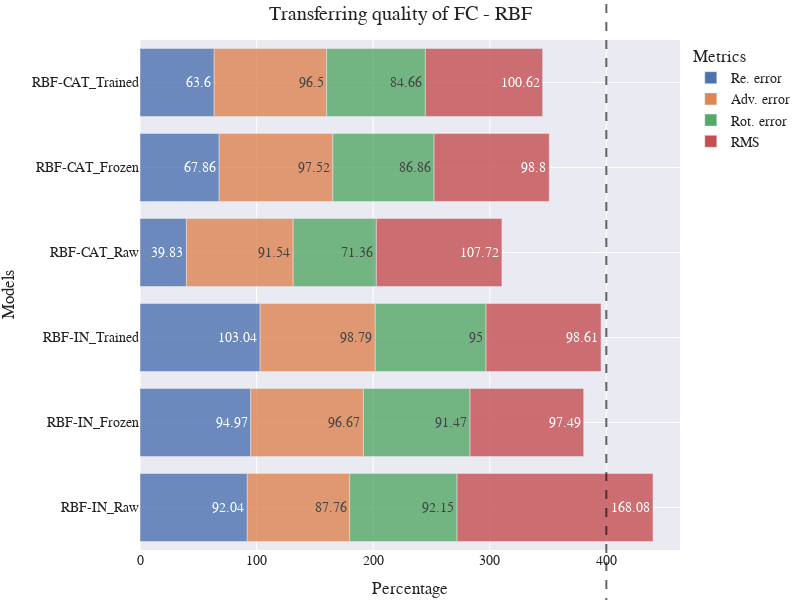

Notebook source saved alongside this figure:
### Code cell
file_name = "RBF_RAW_F_T"
keys = list(comp_df_in.keys())
x = ["RBF-IN_" + k for k in keys for i in range(4)] + ["RBF-CAT_" + k for k in keys for i in range(4)]
y = []
for k in keys:
    y += [comp_df_in[k][metric][0][0] for metric in METRICS]
for k in keys:
    y += [comp_df_cat[k][metric][0][0] for metric in METRICS]

df_formatted = dict(Models=x, Percentage=y, Metrics=METRICS_RENAME*len(keys)*2)
fig = plot_bar(results=df_formatted, title="Transferring quality of FC - RBF", vertical=True,
        width=800, height=600, add_hline=True, annotation_text="")
save_plot(fig, "img/trans/"+file_name+".svg")
fig.show()

### Figure 1 — Plotly figure (JSON) as saved in the notebook; plotly's stock layout.template omitted (floating-point values rounded to 4 significant figures)
{"data": [{"alignmentgroup": "True", "hovertemplate": "Metrics=Re. error<br>Percentage=%{text}<br>Models=%{y}<extra></extra>", "legendgroup": "Re. error", "marker": {"color": "rgb(76,114,176)", "opacity": 0.8, "pattern": {"shape": ""}}, "name": "Re. error", "offsetgroup": "Re. error", "orientation": "h", "showlegend": true, "text": [92.04, 94.97, 103.0, 39.83, 67.86, 63.6], "textposition": "auto", "type": "bar", "x": [92.04, 94.97, 103.0, 39.83, 67.86, 63.6], "xaxis": "x", "y": ["RBF-IN_Raw", "RBF-IN_Frozen", "RBF-IN_Trained", "RBF-CAT_Raw", "RBF-CAT_Frozen", "RBF-CAT_Trained"], "yaxis": "y"}, {"alignmentgroup": "True", "hovertemplate": "Metrics=Adv. error<br>Percentage=%{text}<br>Models=%{y}<extra></extra>", "legendgroup": "Adv. error", "marker": {"color": "rgb(221,132,82)", "opacity": 0.8, "pattern": {"shape": ""}}, "name": "Adv. error", "offsetgroup": "Adv. error", "orientation": "h", "showlegend": true, "text": [87.76, 96.67, 98.79, 91.54, 97.52, 96.5], "textposition": "auto", "type": "bar", "x": [87.76, 96.67, 98.79, 91.54, 97.52, 96.5], "xaxis": "x", "y": ["RBF-IN_Raw", "RBF-IN_Frozen", "RBF-IN_Trained", "RBF-CAT_Raw", "RBF-CAT_Frozen", "RBF-CAT_Trained"], "yaxis": "y"}, {"alignmentgroup": "True", "hovertemplate": "Metrics=Rot. error<br>Percentage=%{text}<br>Models=%{y}<extra></extra>", "legendgroup": "Rot. error", "marker": {"color": "rgb(85,168,104)", "opacity": 0.8, "pattern": {"shape": ""}}, "name": "Rot. error", "offsetgroup": "Rot. error", "orientation": "h", "showlegend": true, "text": [92.15, 91.47, 95, 71.36, 86.86, 84.66], "textposition": "auto", "type": "bar", "x": [92.15, 91.47, 95, 71.36, 86.86, 84.66], "xaxis": "x", "y": ["RBF-IN_Raw", "RBF-IN_Frozen", "RBF-IN_Trained", "RBF-CAT_Raw", "RBF-CAT_Frozen", "RBF-CAT_Trained"], "yaxis": "y"}, {"alignmentgroup": "True", "hovertemplate": "Metrics=RMS<br>Percentage=%{text}<br>Models=%{y}<extra></extra>", "legendgroup": "RMS", "marker": {"color": "rgb(196,78,82)", "opacity": 0.8, "pattern": {"shape": ""}}, "name": "RMS", "offsetgroup": "RMS", "orientation": "h", "showlegend": true, "text": [168.1, 97.49, 98.61, 107.7, 98.8, 100.6], "textposition": "auto", "type": "bar", "x": [168.1, 97.49, 98.61, 107.7, 98.8, 100.6], "xaxis": "x", "y": ["RBF-IN_Raw", "RBF-IN_Frozen", "RBF-IN_Trained", "RBF-CAT_Raw", "RBF-CAT_Frozen", "RBF-CAT_Trained"], "yaxis": "y"}], "layout": {"annotations": [{"showarrow": false, "text": "", "x": 400, "xanchor": "center", "xref": "x", "y": 1, "yanchor": "bottom", "yref": "y domain"}], "barmode": "relative", "font": {"family": "Serif", "size": 14}, "height": 600, "legend": {"title": {"text": "Metrics"}, "tracegroupgap": 0}, "margin": {"b": 5, "l": 5, "r": 5, "t": 40}, "shapes": [{"line": {"color": "black", "dash": "dash", "width": 2}, "opacity": 0.6, "type": "line", "x0": 400, "x1": 400, "xref": "x", "y0": -0.5, "y1": 5.5, "yref": "y domain"}], "title": {"text": "Transferring quality of FC - RBF"}, "width": 800, "xaxis": {"anchor": "y", "domain": [0, 1], "title": {"text": "Percentage"}}, "yaxis": {"anchor": "x", "domain": [0, 1], "title": {"text": "Models"}}}}
